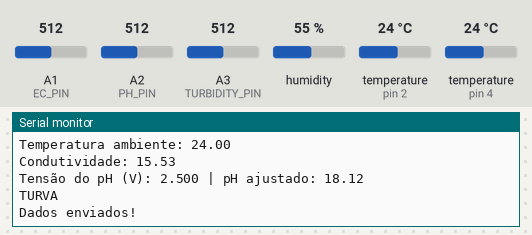
Bench run of a sketch on a simulated Arduino Uno, built with avr-gcc and run on an emulated ATmega328P. Parts: the last lines printed to the serial monitor. The inputs (shaded band) are chosen by the test bench; at power-on: A3 (TURBIDITY_PIN) = 512, humidity 55 %, temperature (sensors on pin 4, pin 2) 24 °C, A1 (EC_PIN) = 512, A2 (PH_PIN) = 512. No radio packets arrive unless stated.

Above: at 3.4 s.
3.5 s: A3 (TURBIDITY_PIN) set to 610
At 6.0 s:
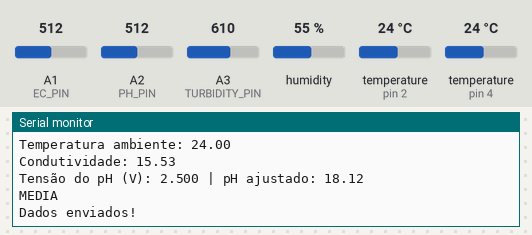
8.0 s: A3 (TURBIDITY_PIN) set to 710
At 9.6 s:
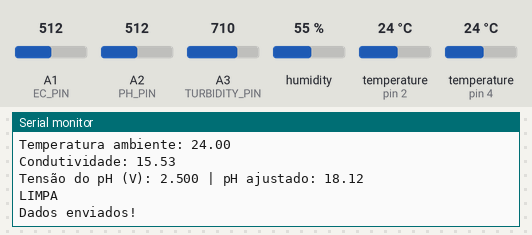
11.8 s: humidity set to 22 %
14.5 s: temperature (sensor on pin 4) set to 12 °C
17.2 s: A1 (EC_PIN) set to 610
19.9 s: A2 (PH_PIN) set to 610
At 23.2 s:
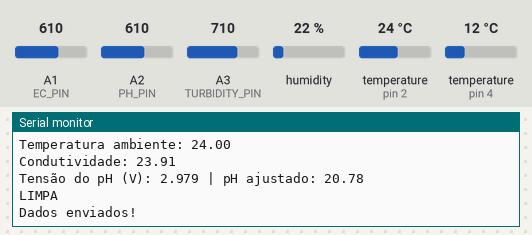
Timing chart, 0 to 23.6 s (numbered marks = the images above; inputs shaded):
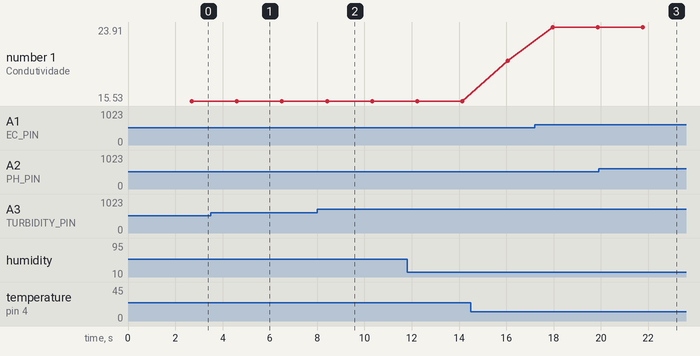

The sketch:

controller_sender_arduino_shift_appens.ino
```cpp
#include <RH_ASK.h>
#include <SPI.h>
#include <DHT.h>
#include "DFRobot_EC.h"
#include "DFRobot_PH.h"
#include <EEPROM.h>
#include <OneWire.h>
#include <DallasTemperature.h>

// Definições de pinos e tipos de sensores
#define DHTPIN 2
#define DHTTYPE DHT22
#define EC_PIN A1
#define TURBIDITY_PIN A3
#define ONE_WIRE_BUS 4
#define PH_PIN A2

// Inicialização de sensores
DHT dht(DHTPIN, DHTTYPE);
DFRobot_EC ec;
RH_ASK driver;
OneWire oneWire(ONE_WIRE_BUS);
DallasTemperature sensors(&oneWire);

// Variáveis globais
float voltage_ec, ecValue;
float voltage_ph, phValue;
float hum, temp_amb;

static unsigned long timepoint = millis();

// Estrutura para envio de dados
struct SensorData {
  float temp_agua;
  float temp_amb;
  float humidade;
  float ph;
  float eletro;
  char turbidez[7];
};
SensorData dados;

void setup() {
  Serial.begin(9600);

  if (!driver.init()) {
    Serial.println("Falha ao iniciar o receptor");
  }

  dht.begin();
  ec.begin();
  sensors.begin();
}

void loop() {
  sensors.requestTemperatures();
  dados.temp_agua = sensors.getTempCByIndex(0);
  Serial.print("Temperatura agua:");
  Serial.println(dados.temp_agua);

  // Leitura de temperatura e humidade ambiente
  hum = dht.readHumidity();
  temp_amb = dht.readTemperature();
  dados.humidade = isnan(hum) ? -1.0 : hum;
  dados.temp_amb = temp_amb;

  Serial.print("Humidade: "); Serial.println(hum);
  Serial.print("Temperatura ambiente: "); Serial.println(temp_amb);

  // Leitura do sensor de condutividade elétrica
  if (millis() - timepoint > 1000U) {
    timepoint = millis();

    voltage_ec = analogRead(EC_PIN) / 1024.0 * 5000;
    ecValue = ec.readEC(voltage_ec, dados.temp_agua);
    dados.eletro = ecValue;

    float raw_voltage_ph = analogRead(PH_PIN) / 1024.0 * 5.0;
    float offset = 0.498;  // Ajustado para que 0.498V corresponda a pH 7.0
    phValue = 7.0 + ((raw_voltage_ph - offset) / 0.18);
    dados.ph = phValue;

    Serial.print("Condutividade: "); Serial.println(ecValue, 2);
    Serial.print("Tensão do pH (V): "); Serial.print(raw_voltage_ph, 3);
    Serial.print(" | pH ajustado: "); Serial.println(phValue, 2);
  }

  // Leitura da turbidez
  int leitura_turbidez = analogRead(TURBIDITY_PIN);
  if (leitura_turbidez > 700) {
    strcpy(dados.turbidez, "LIMPA");
  } else if (leitura_turbidez > 600) {
    strcpy(dados.turbidez, "MEDIA");
  } else {
    strcpy(dados.turbidez, "TURVA");
  }
  Serial.println(dados.turbidez);

  // Envio dos dados via rádio frequência
  driver.send((uint8_t*)&dados, sizeof(dados));
  driver.waitPacketSent();
  Serial.println("Dados enviados!");

  // Calibração automática da condutividade (pode ser removida em produção)
  ec.calibration(voltage_ec, dados.temp_agua);

  delay(1000);
}
```

Measured:
- after the input at 3.5 s, the serial monitor: prints a new line after 1.2 s (image 1)
- after the input at 8.0 s, the serial monitor: prints a new line after 0.49 s (image 2)
- after the input at 19.9 s, the serial monitor: prints a new line after 1.9 s (image 3)
- plotted number 1: 15.53 → 20.07 after the input at 14.5 s, 20.07 → 23.91 after the input at 17.2 s
